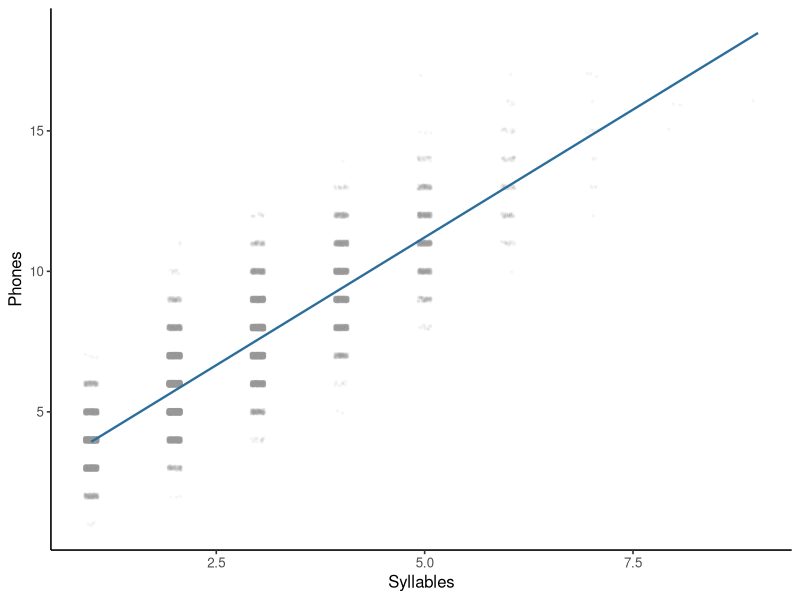

Recreate this plot in R.
## ---- chunk 1
#| label: compute-mald-predictor-correlations
library(ggplot2)

mald <- read.csv("data/mald/mald-items.csv", stringsAsFactors = FALSE)
predictor_names <- c(
  "log_frequency_subtlex", "log_duration", "n_phones", "n_syllables"
)
correlation_matrix <- cor(mald[, predictor_names])

stopifnot(
  nrow(mald) == length(unique(mald$item)),
  all(is.finite(correlation_matrix))
)

round(correlation_matrix, 3)
## ---- chunk 2
#| label: inspect-mald-partial-support
mald$duration_band_25ms <- 25 * round(mald$duration_ms / 25)
phone_ranges <- vapply(
  split(mald$n_phones, mald$duration_band_25ms),
  function(values) if (length(values) >= 2L) diff(range(values)) else NA_real_,
  numeric(1)
)
support_band <- as.numeric(names(which.max(phone_ranges)))
support_rows <- subset(mald, duration_band_25ms == support_band)
support_rows[c(
  which.min(support_rows$n_phones),
  which.max(support_rows$n_phones)
), c("item", "duration_ms", "n_phones", "n_syllables",
     "frequency_subtlex", "mean_log_rt")]
## ---- chunk 3
#| label: plot-mald-correlated-predictors
#| fig-cap: "Observed MALD phone and syllable counts with their fitted item-level relation."
phone_fit <- lm(n_phones ~ n_syllables, data = mald)
grid <- data.frame(n_syllables = sort(unique(mald$n_syllables)))
grid$fitted_phones <- predict(phone_fit, newdata = grid)

point_opacity <- 0.06
ggplot(mald, aes(n_syllables, n_phones)) +
  geom_jitter(
    color = "grey65",
    alpha = point_opacity,
    width = 0.08,
    height = 0.08,
    size = 0.55
  ) +
  geom_line(
    data = grid,
    aes(y = fitted_phones),
    color = "#2C6E9B",
    linewidth = 0.8
  ) +
  labs(x = "Syllables", y = "Phones") +
  theme_classic(base_size = 12)
